Frame 1 (no input): blank canvas, image omitted
Frame 60 (the mouse pressed at the canvas centre just before this capture): blank canvas, image omitted
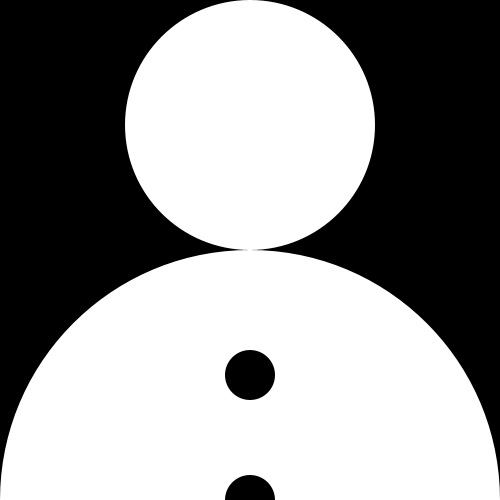
Frame 120 (the mouse held since frame 60 and released just before this capture)

The Processing sketch whose frames 1 and 60 were blank and that drew this single picture after the mouse press (run headless with seeded random() and noise(); from frame 60 on, the mouse is pressed at the canvas centre):

// Processing sketch: Snowman
// ── Snowman.pde
void setup(){
  size(500, 500); 
}

void draw(){
  background(0, 0, 0);
  int xHead = width / 2;
  int yHead = mouseY / 2;
  int sizeHead = mouseY;
  drawBodyPart(xHead, yHead, sizeHead);
  
  int sizeMiddle = sizeHead * 2;
  int xMiddle = xHead;
  int yMiddle = yHead + sizeHead/2 + sizeMiddle/2;
  drawBodyPart(xMiddle, yMiddle, sizeMiddle);
  drawButtons(xMiddle, yMiddle, sizeMiddle);
}

void drawButtons(int x, int y, int size){
   fill(0, 0, 0);
   int buttonSize = size / 10;
   circle(x, y, buttonSize);
   int topButtonY = y - size / 4;
   circle(x, topButtonY, buttonSize);
   int bottomButtonY = y + size / 4;
   circle(x, bottomButtonY, buttonSize);
}

void drawBodyPart(int x, int y, int size){
   noStroke();
   fill(255, 255, 255);
   circle(x, y, size);
}
